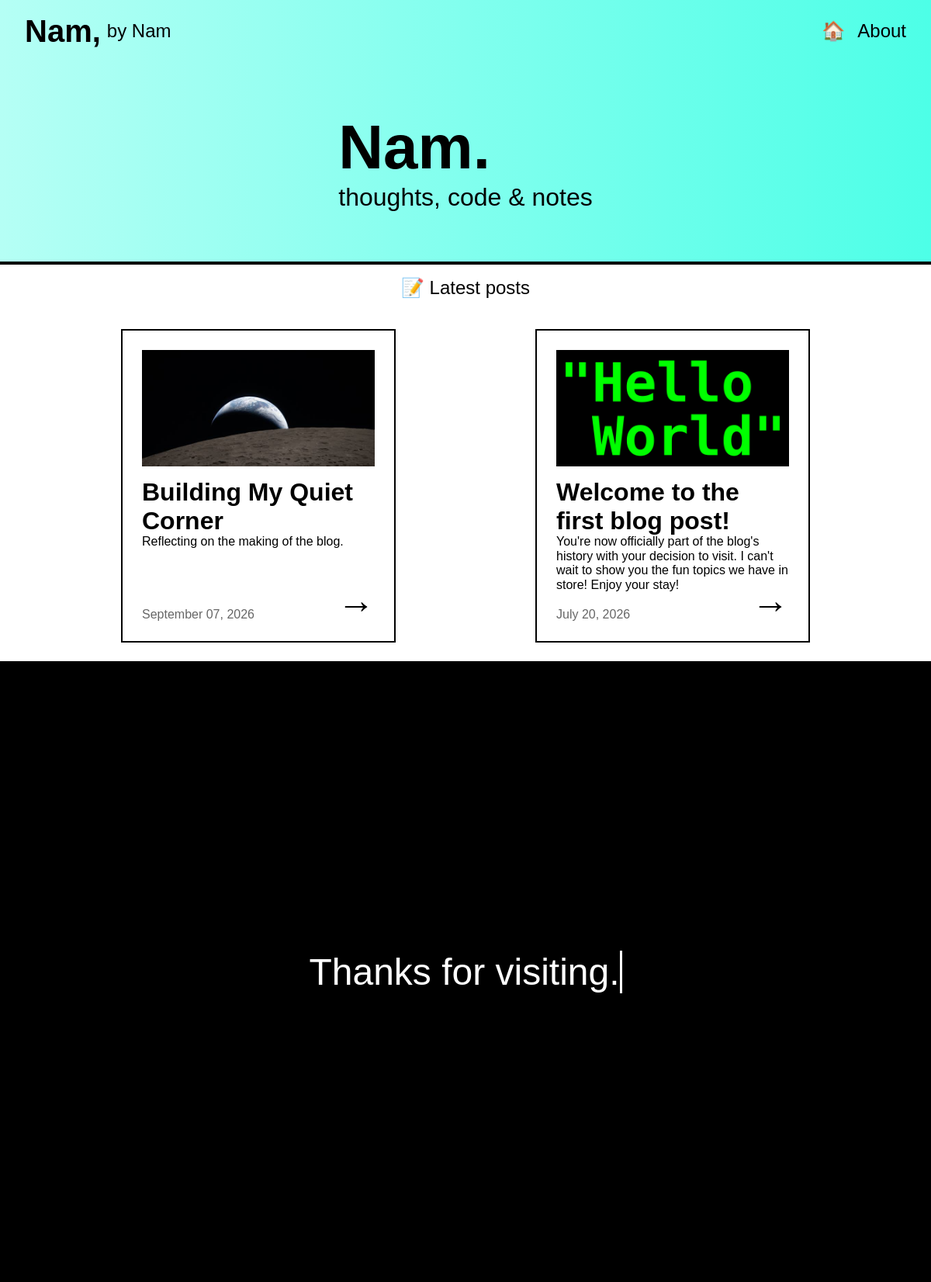
The page /posts on the database its author committed.
### tables this page shows
CREATE TABLE 'posts' ('id' INTEGER PRIMARY KEY AUTOINCREMENT NOT NULL DEFAULT 0 , 'title' TEXT, 'subtext' TEXT, 'body' TEXT,'datetime' TEXT, 'tags' TEXT, 'imgsrc' TEXT);

### app.py (the view)
@app.route("/posts")
def posts():
    return render_template("postslist.html", posts=db_execute("SELECT * FROM posts ORDER BY id DESC"))

### app.py (called while the page is built)
def db_execute(query, params=()):
    with sqlite3.connect(DB_PATH) as conn:
        conn.row_factory = sqlite3.Row
        cur = conn.cursor()
        cur.execute(query, params)
        conn.commit()
        if query.strip().upper().startswith("SELECT"):
            return [dict(row) for row in cur.fetchall()]
        return cur.lastrowid

@app.after_request
def after_request(response):
    response.headers["Cache-Control"] = "no-cache, no-store, must-revalidate"
    response.headers["Expires"] = 0
    response.headers["Pragma"] = "no-cache"
    return response

### templates/postslist.html
{% extends 'layout.html' %}
{% block css %}
    <link rel="stylesheet" href="/static/templates/postslist.css">
{% endblock %}
{% block body %}
    <main>
      <p class="main--posts__headings">📝 Latest posts</p>
      <div id="posts__container">
        {% for post in posts %}
        <div class="posts">
            <img class="posts--image" src="/{{post.imgsrc}}">
            <h1 class="posts--title">{{post.title}}</h1>
            <p class="posts--subtext">{{post.subtext}}</p>
            <p class="posts--datetime">{{post.datetime}}</p>
            <a href="/posts/{{post.id}}" class="posts--redirect">&#8594;</a>
        </div>
        {% endfor %}
      </div>
    </main>
{% endblock %}

### static/layout.css (style rules this page uses)
:root { --index-top: linear-gradient(90deg, white, #dbdbdb); --about-top: linear-gradient(90deg, #fbe6ff, #ed85ff); --posts-top: linear-gradient(90deg, #b5fff5, #4dffe7); --topics-top: linear-gradient(90deg, #fffbb5, #fff654) }
html { scroll-behavior: smooth; }
* { margin: 0; padding: 0; }
body { font-family: sans-serif; }
a { text-decoration: none; color: var(--color-base-text); }
h1 { margin: 0; }

### static/templates/postslist.css (style rules this page uses)
.main--posts__headings { padding-top: 1rem; padding-bottom: 1rem; font-size: 1.5rem; text-align: center; }
#posts__container { display: flex; justify-content: space-evenly; flex-wrap: wrap; }
.posts { position: relative; border: 2px solid black; background-color: white; width: 350px; height: 400px; margin: 2%; }
.posts--image { margin: 25px 25px 10px 25px; width: 300px; height: 150px; object-fit: cover; }
.posts--title { margin: 0 25px 0 25px; }
.posts--subtext { margin: 0 25px 0 25px; }
.posts--datetime { color: rgba(0,0,0,0.6); font-size: 1rem; position: absolute; bottom: 0; margin: 0 25px 25px 25px; }
.posts--redirect { font-size: 3rem; position: absolute; right: 0; bottom: 0; margin: 0 25px 25px 25px; }

### rows shown on the page
posts: imgsrc (picture), title "Building My Quiet Corner", subtext "Reflecting on the making of the blog.", datetime "September 07, 2026"
posts: imgsrc (picture), title "Welcome to the first blog post!", subtext "You're now officially part of the blog's history with your decision to visit. I can't wait to show you the fun topics we have in store! Enjoy your stay!", datetime "July 20, 2026"
